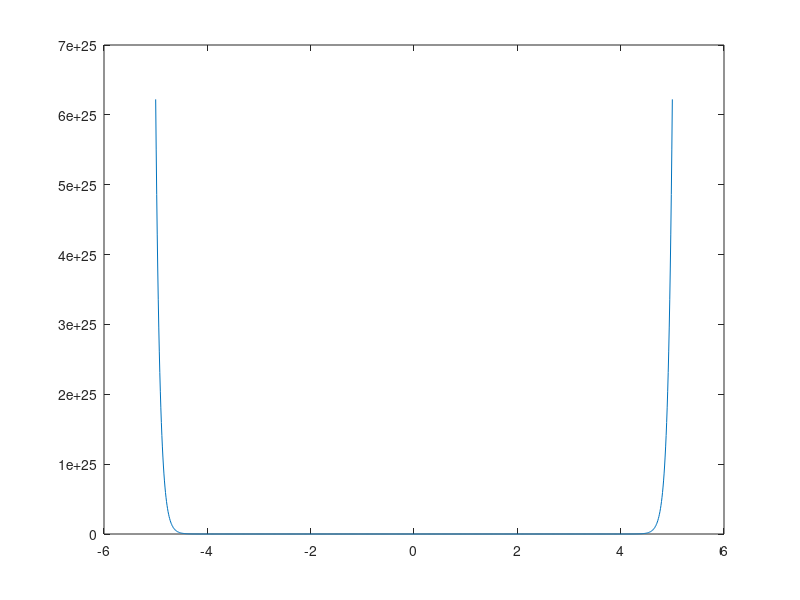

MATLAB code to generate this figure:
clc;
clear all;
t=-2:0.01:2; 
k=1;
for f=-5:0.01:5
   
    a(k)=trapz(t,exp(-2*pi*f*t));
    k=k+1;
end

f=-5:0.01:5;
plot(f,(a));
